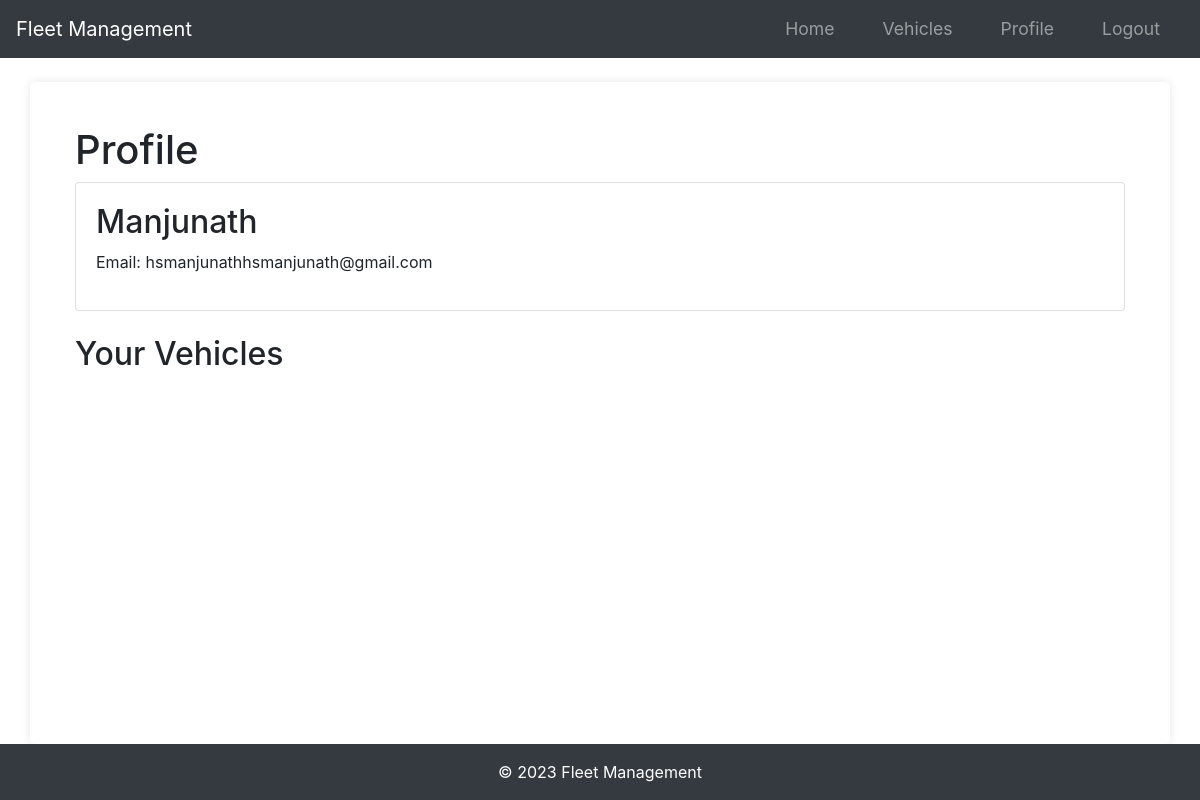
The app's page /profile (signed in), older data.
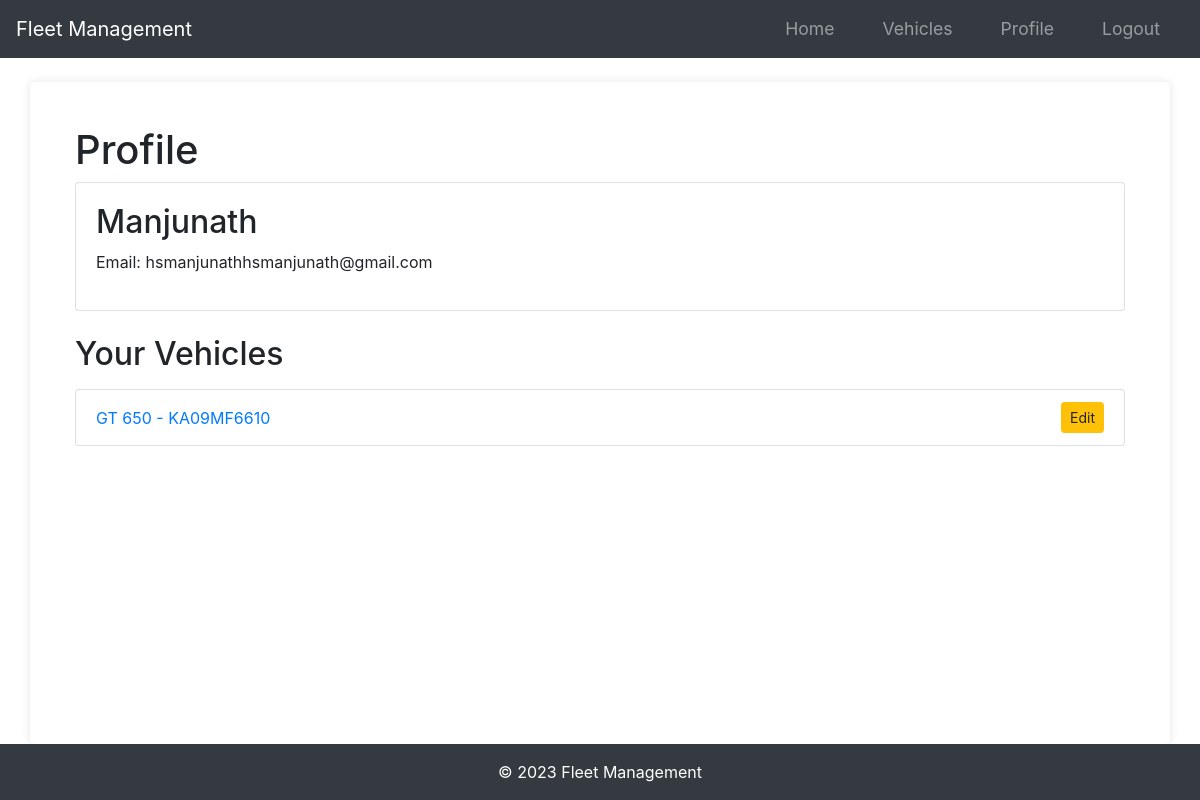
The same page, newer data.
### app/models.py (models this page shows)
class Vehicle(db.Model):
    id = db.Column(db.Integer, primary_key=True)
    name = db.Column(db.String(100), nullable=False)
    vehicle_number = db.Column(db.String(100), unique=True, nullable=False)
    user_id = db.Column(db.Integer, db.ForeignKey("user.id"), nullable=False)
    documents = db.relationship(
        "Document", backref="vehicle", lazy=True, cascade="all, delete-orphan"
    )

### app/routes.py (the view)
@main.route("/profile")
@login_required
def profile():
    vehicles = Vehicle.query.filter_by(owner=current_user).all()
    return render_template("profile.html", vehicles=vehicles)

### app/__init__.py (called while the page is built)
def create_app(config_class=Config):
    app = Flask(__name__)
    app.config.from_object(config_class)
    db.init_app(app)
    bcrypt.init_app(app)
    login_manager.init_app(app)
    mail.init_app(app)
    migrate.init_app(app, db)
    login_manager.login_view = "main.login"
    login_manager.login_message_category = "info"
    from app.models import User
    @login_manager.user_loader
    def load_user(user_id):
        return User.query.get(int(user_id))
    from app.routes import main as main_blueprint
    app.register_blueprint(main_blueprint)
    scheduler = BackgroundScheduler()
    scheduler.add_job(check_document_expirations, "interval", hours=24)
    scheduler.start()
    return app

### app/templates/profile.html (shortened to what this page needs)
{% extends "layout.html" %}
{% block main %}
<div class="container">
    <h1 class="mt-4">Profile</h1>
    <div class="card">
        <div class="card-body">
            <h2>{{ current_user.username }}</h2>
            <p>Email: {{ current_user.email }}</p>
        </div>
    </div>
    <h2 class="mt-4">Your Vehicles</h2>
    <ul class="list-group mt-3">
        {% for vehicle in vehicles %}
        <li class="list-group-item d-flex justify-content-between align-items-center">
            <a href="{{ url_for('main.vehicle', vehicle_id=vehicle.id) }}">{{ vehicle.name }} - {{ vehicle.vehicle_number }}</a>
            <a href="{{ url_for('main.edit_vehicle', vehicle_id=vehicle.id) }}" class="btn btn-warning btn-sm">Edit</a>
        </li>
        {% endfor %}
    </ul>
</div>
{% endblock %}

Row changes from the older to the newer data that the page shows:
added Vehicle: name "GT 650", vehicle_number "KA09MF6610"
